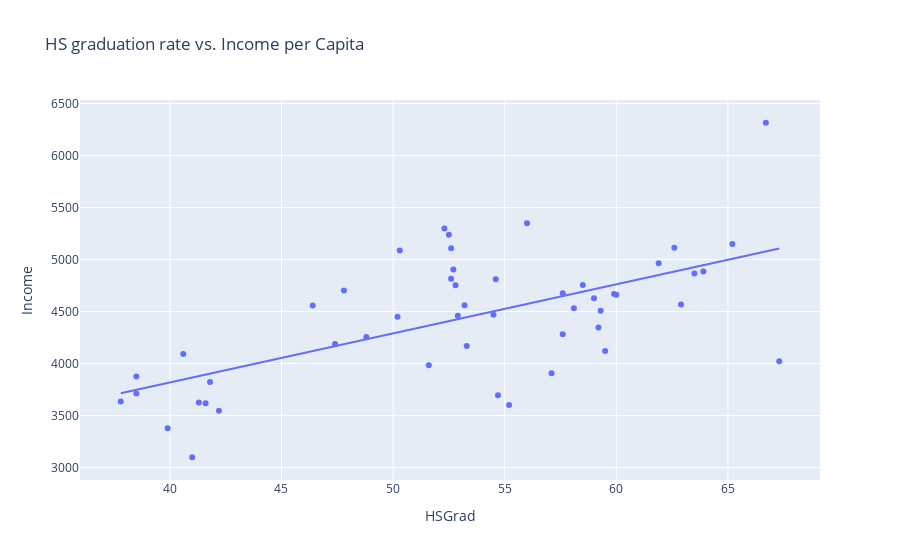

Source (notebook cell):
### Markdown cell above
#### 6.

### Code cell
px.scatter(states, x = 'HSGrad', y = 'Income', trendline="ols", title = 'HS graduation rate vs. Income per Capita')

### Figure 1 — Plotly figure (JSON) as saved in the notebook; plotly's stock layout.template omitted (floating-point values rounded to 4 significant figures)
{"data": [{"hovertemplate": "HSGrad=%{x}<br>Income=%{y}<extra></extra>", "legendgroup": "", "marker": {"color": "#636efa", "symbol": "circle"}, "mode": "markers", "name": "", "orientation": "v", "showlegend": false, "type": "scatter", "x": [41.3, 66.7, 58.1, 39.9, 62.6, 63.9, 56, 54.6, 52.6, 40.6, 61.9, 59.5, 52.6, 52.9, 59, 59.9, 38.5, 42.2, 54.7, 52.3, 58.5, 52.8, 57.6, 41, 48.8, 59.2, 59.3, 65.2, 57.6, 52.5, 55.2, 52.7, 38.5, 50.3, 53.2, 51.6, 60, 50.2, 46.4, 37.8, 53.3, 41.8, 47.4, 67.3, 57.1, 47.8, 63.5, 41.6, 54.5, 62.9], "xaxis": "x", "y": [3624, 6315, 4530, 3378, 5114, 4884, 5348, 4809, 4815, 4091, 4963, 4119, 5107, 4458, 4628, 4669, 3712, 3545, 3694, 5299, 4755, 4751, 4675, 3098, 4254, 4347, 4508, 5149, 4281, 5237, 3601, 4903, 3875, 5087, 4561, 3983, 4660, 4449, 4558, 3635, 4167, 3821, 4188, 4022, 3907, 4701, 4864, 3617, 4468, 4566], "yaxis": "y"}, {"hovertemplate": "<b>OLS trendline</b><br>Income = 47.1623 * HSGrad + 1931.1<br>R<sup>2</sup>=0.384316<br><br>HSGrad=%{x}<br>Income=%{y} <b>(trend)</b><extra></extra>", "legendgroup": "", "marker": {"color": "#636efa", "symbol": "circle"}, "mode": "lines", "name": "", "showlegend": false, "type": "scatter", "x": [37.8, 38.5, 38.5, 39.9, 40.6, 41, 41.3, 41.6, 41.8, 42.2, 46.4, 47.4, 47.8, 48.8, 50.2, 50.3, 51.6, 52.3, 52.5, 52.6, 52.6, 52.7, 52.8, 52.9, 53.2, 53.3, 54.5, 54.6, 54.7, 55.2, 56, 57.1, 57.6, 57.6, 58.1, 58.5, 59, 59.2, 59.3, 59.5, 59.9, 60, 61.9, 62.6, 62.9, 63.5, 63.9, 65.2, 66.7, 67.3], "xaxis": "x", "y": [3714.0, 3747.0, 3747.0, 3813.0, 3846.0, 3865.0, 3879.0, 3893.0, 3902.0, 3921.0, 4119.0, 4167.0, 4185.0, 4233.0, 4299.0, 4303.0, 4365.0, 4398.0, 4407.0, 4412.0, 4412.0, 4417.0, 4421.0, 4426.0, 4440.0, 4445.0, 4501.0, 4506.0, 4511.0, 4534.0, 4572.0, 4624.0, 4648.0, 4648.0, 4671.0, 4690.0, 4714.0, 4723.0, 4728.0, 4737.0, 4756.0, 4761.0, 4850.0, 4883.0, 4898.0, 4926.0, 4945.0, 5006.0, 5077.0, 5105.0], "yaxis": "y"}], "layout": {"autosize": true, "legend": {"tracegroupgap": 0}, "title": {"text": "HS graduation rate vs. Income per Capita"}, "xaxis": {"anchor": "y", "autorange": true, "domain": [0, 1], "range": [35.96, 69.14], "title": {"text": "HSGrad"}, "type": "linear"}, "yaxis": {"anchor": "x", "autorange": true, "domain": [0, 1], "range": [2862.0, 6551.0], "title": {"text": "Income"}, "type": "linear"}}}
